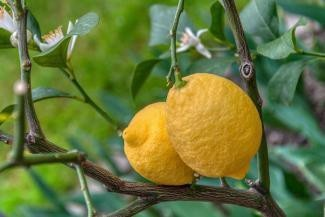
#> input picture citra-wajib/lemon.jpg, 325 x 217 px, found by its file name
$ python lemon.py
#> lines starting #> are read from the running program, lines starting #| are printed output that depends on the picture; after the words box and inside, x2 and y2 are one past the last pixel; in counts of white or black regions, pixels touching at a corner belong together
import cv2
import numpy as np
import matplotlib.pyplot as plt

img = cv2.imread("lemon.jpg")
#> img is the input picture: shape (217, 325, 3); mean B, G, R 60.5, 118.7, 104
edge = cv2.Canny(img,100,500) #melakukan deteksi tepi
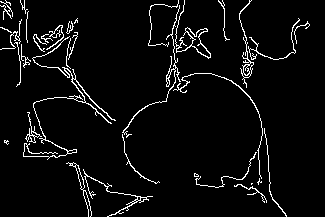
#> edge: shape (217, 325); 4.8% white in thin lines or dots

hsv = cv2.cvtColor(img, cv2.COLOR_BGR2HSV) #menentukan jenis warna
#> hsv: shape (217, 325, 3); mean H, S, V 46, 140.4, 127.4
lower = np.array([0, 0, 0]) #menentukan ambang batas warna
higher = np.array([30, 255, 255]) #menentukan ambang
mask = cv2.inRange(hsv, lower, higher) #membuat masking untuk mencari objek sesuai batas warna
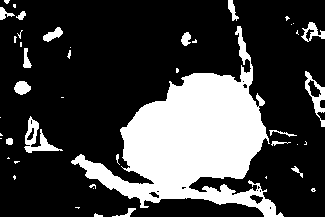
#> mask: shape (217, 325); 25.4% white; 45 white regions (26 under 20 px), largest, box (x1, y1, x2, y2) and area: (71, 26, 284, 217) 15578, (24, 116, 63, 153) 484, (305, 71, 325, 127) 367

result = cv2.bitwise_and(img, img, mask=mask)
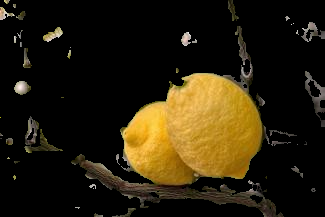
#> result: shape (217, 325, 3); mean B, G, R 12.5, 31.4, 40

#proses untuk menampilkan gambar
plt.subplot(141), plt.imshow(cv2.cvtColor (img, cv2.COLOR_BGR2RGB))
plt.title("gambar asli"),plt.xticks([]),plt.yticks([]) #menampilkan gambar asli
plt.subplot(142), plt.imshow (cv2.cvtColor(img, cv2.COLOR_BGR2GRAY))
plt.title("gambar gray"),plt.xticks([]),plt.yticks([]) #menampilkan gambar abu
plt.subplot(143),plt.imshow(edge, cmap="gray")
plt.title("gambar tepi"),plt.xticks([]),plt.yticks([]) #menampilkan deteksi tepi
plt.subplot(144), plt.imshow(cv2.cvtColor (result, cv2.COLOR_BGR2RGB))
plt.title("hasil segmentasi"),plt.xticks([]),plt.yticks([]) #menampilkan segmentasi
plt.show()
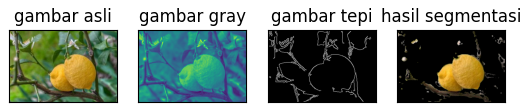
#> figure drawn by matplotlib, 4 panels

$ run again, with citra-wajib/alpukat.jpg copied over citra-wajib/lemon.jpg
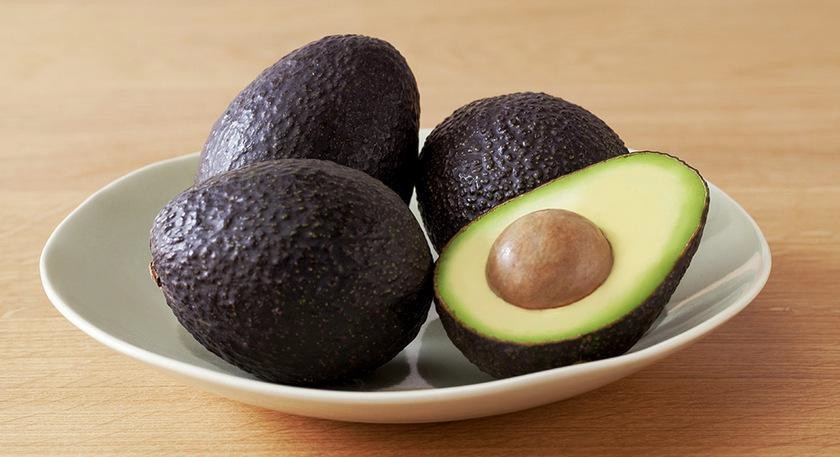
#> input picture citra-wajib/alpukat.jpg, 840 x 457 px, found by its file name
#> img is the input picture: shape (457, 840, 3); mean B, G, R 104.4, 131.4, 154.6
#> `edge = cv2.Canny(img,100,500)`:
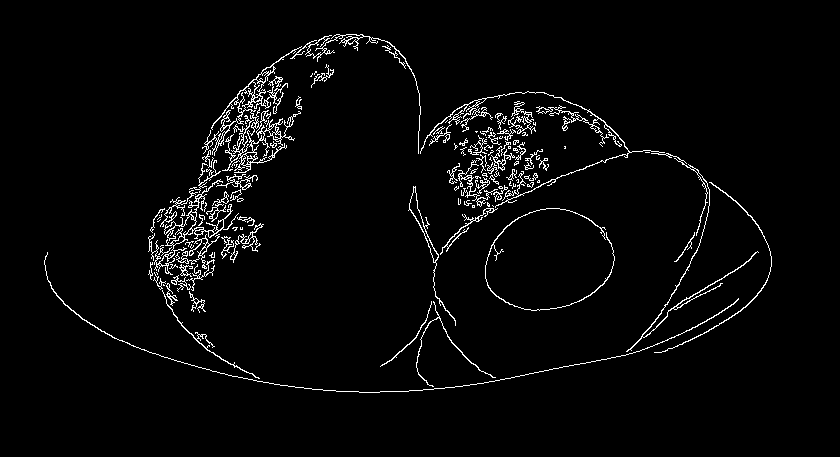
#> edge: shape (457, 840); 3.2% white in thin lines or dots, all inside (x1, y1, x2, y2) = (44, 34, 772, 393)
#> hsv: shape (457, 840, 3); mean H, S, V 33.4, 90.4, 155.2
#> mask: shape (457, 840); 84.9% white; 181 black regions (117 under 20 px), largest, box (x1, y1, x2, y2) and area: (151, 37, 415, 346) 34625, (439, 154, 707, 342) 9297, (446, 94, 581, 218) 7759
#> `plt.show()`:
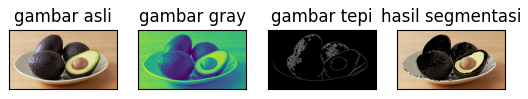
#> figure drawn by matplotlib, 4 panels

$ run again, with citra-wajib/apel.jpg copied over citra-wajib/lemon.jpg
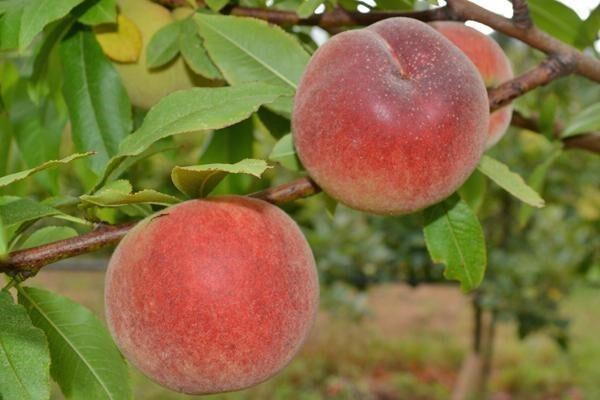
#> input picture citra-wajib/apel.jpg, 600 x 400 px, found by its file name
#> img is the input picture: shape (400, 600, 3); mean B, G, R 63, 113.9, 131.1
#> `edge = cv2.Canny(img,100,500)`:
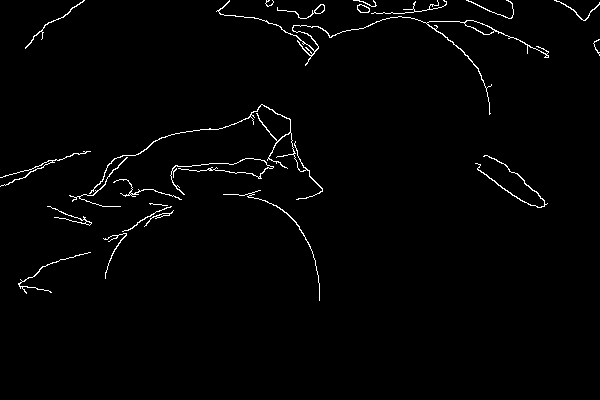
#> edge: shape (400, 600); 1.5% white in thin lines or dots, all inside (x1, y1, x2, y2) = (0, 0, 600, 301)
#> hsv: shape (400, 600, 3); mean H, S, V 29.8, 147, 141.5
#> mask: shape (400, 600); 50% white; 78 white regions (50 under 20 px), largest, box (x1, y1, x2, y2) and area: (0, 0, 600, 400) 109021, (93, 0, 227, 109) 5945, (559, 306, 600, 347) 930
#> `plt.show()`:
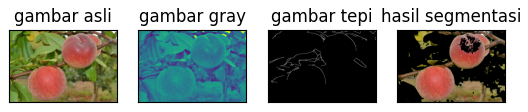
#> figure drawn by matplotlib, 4 panels
